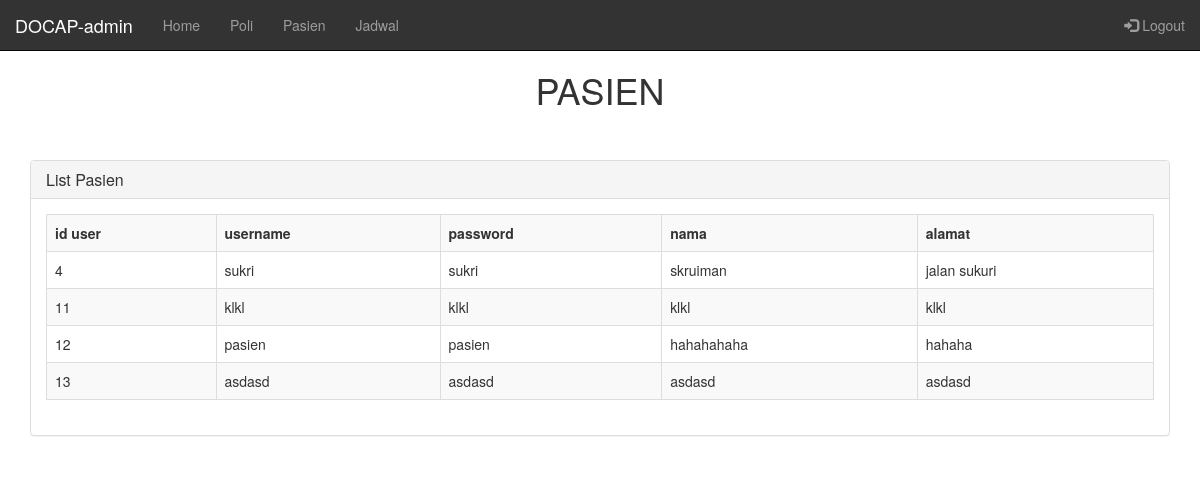
The page /index.php?controller=admin&action=showAllPatient (signed in) on the database as committed earlier.
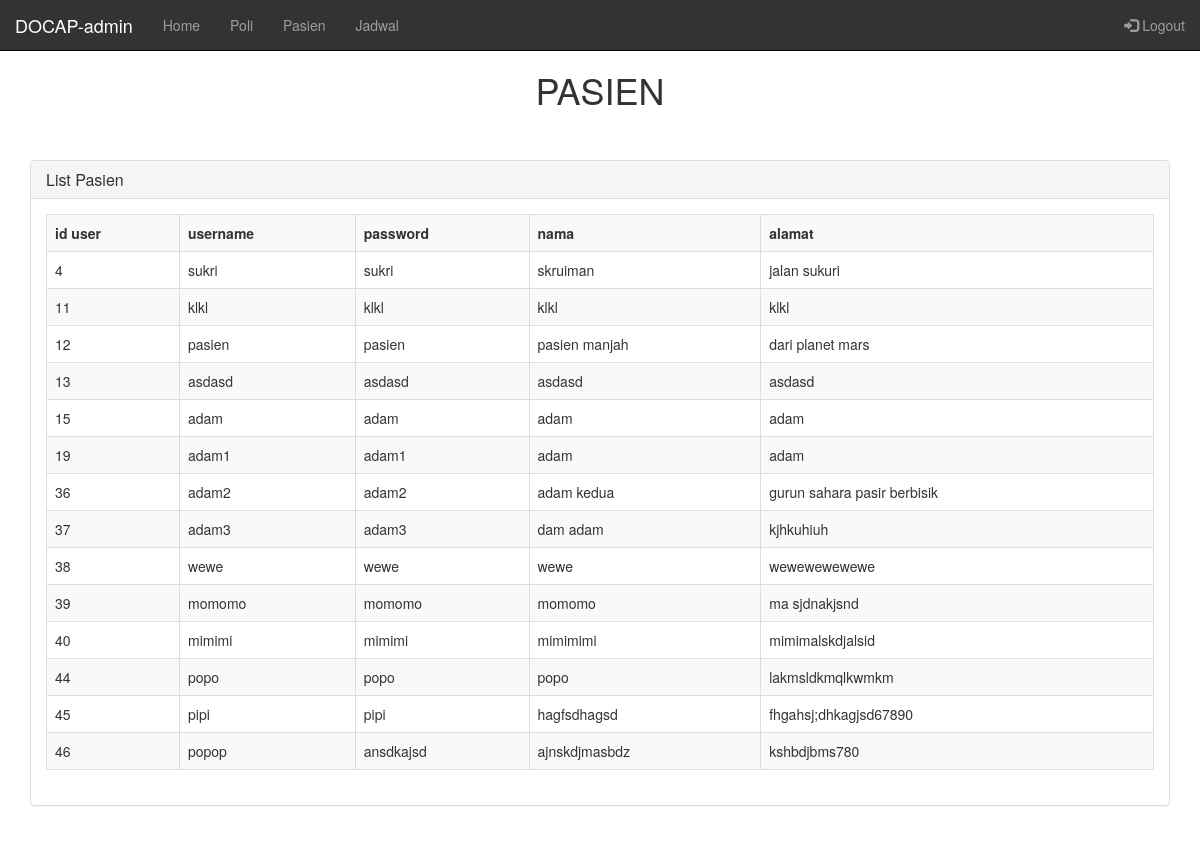
The same page on the database as committed later.
### tables this page shows
CREATE TABLE `users` (
  `id_user` int(11) NOT NULL,
  `username` varchar(100) NOT NULL,
  `password` varchar(100) NOT NULL,
  `level` int(1) NOT NULL,
  `nama` varchar(250) NOT NULL,
  `alamat` varchar(255) NOT NULL,
  `no_ktp` varchar(16) NOT NULL
);

### controllers/c_admin.php (called while the page is built, shortened)
<?php
class AdminController{
  public function showAllPatient()
  {
    $posts = Admin::showAllPatient();
    require_once("views/pages/adminAllPatient.php");
  }
}
?>

### routes.php (called while the page is built, shortened)
<?php
function call($controller, $action){
  switch ($controller) {
    case 'admin':
    $controller=new AdminController();
    require_once('models/m_admin.php');
    break;
  }
  $controller ->{ $action }();
}
call($controller,$action);
?>

### index.php (called while the page is built, shortened)
<?php
require_once('views/layout.php');
 ?>

### models/m_admin.php (called while the page is built, shortened)
<?php
class Admin{
  public static function showAllPatient(){
    $list=[];
    $db = DB::getInstance();
    $req = $db->query("SELECT *FROM users where level=3");
    foreach ($req->fetchAll() as $post) {
      $list[] = array(
        'id_user' => $post['id_user'],
        'username' => $post['username'],
        'password' => $post['password'],
        'nama' => $post['nama'],
        'alamat' => $post['alamat']
    );
  }
  return $list;
}
}
?>

### views/pages/adminAllPatient.php (the view, shortened to what this page needs)
<?php require_once('views/layoutAdmin.php')?>
<!DOCTYPE html>
<html lang="en" dir="ltr">
<head>
</head>
<body>
  <div class="padding-about">
    <h1 align="center">PASIEN</h1>
    <div class="container">
      <br><br>
      <div class="row">
        <div class="col-lg-12">
          <div class="panel panel-default">
            <div class="panel-heading">
              <h3 class="panel-title"><i class="fa fa-money fa-fw"></i>List Pasien</h3>
            </div>
            <div class="panel-body">
              <div class="table-responsive">
      <table class="table table-bordered table-hover table-striped">
        <th>id user</th>
        <th>username</th>
        <th>password</th>
        <th>nama</th>
        <th>alamat</th>
        <?php foreach ($posts as $post) { ?>
          <tr>
            <td><?php echo $post['id_user'];  ?></td>
            <td><?php echo $post['username']; ?></td>
            <td><?php echo $post['password']; ?></td>
            <td><?php echo $post['nama'];  ?></td>
            <td><?php echo $post['alamat'];  ?></td>
          </tr><?php } ?>
        </table>
      </div>
    </div>
  </div>
</div>
</div>
</div>
  </body>
  </html>

Rows that differ between the two databases and show on the page:
changed users "pasien": nama "hahahahaha" → "pasien manjah"; alamat "hahaha" → "dari planet mars"
added users: id_user "15", username "adam", password "adam", nama "adam", alamat "adam"
added users: id_user "19", username "adam1", password "adam1", nama "adam", alamat "adam"
added users: id_user "36", username "adam2", password "adam2", nama "adam kedua", alamat "gurun sahara pasir berbisik"
added users: id_user "37", username "adam3", password "adam3", nama "dam adam", alamat "kjhkuhiuh"
added users: id_user "38", username "wewe", password "wewe", nama "wewe", alamat "wewewewewewe"
added users: id_user "39", username "momomo", password "momomo", nama "momomo", alamat "ma sjdnakjsnd"
added users: id_user "40", username "mimimi", password "mimimi", nama "mimimimi", alamat "mimimalskdjalsid"
added users: id_user "44", username "popo", password "popo", nama "popo", alamat "lakmsldkmqlkwmkm"
added users: id_user "45", username "pipi", password "pipi", nama "hagfsdhagsd", alamat "fhgahsj;dhkagjsd67890"
added users: id_user "46", username "popop", password "ansdkajsd", nama "ajnskdjmasbdz", alamat "kshbdjbms780"
